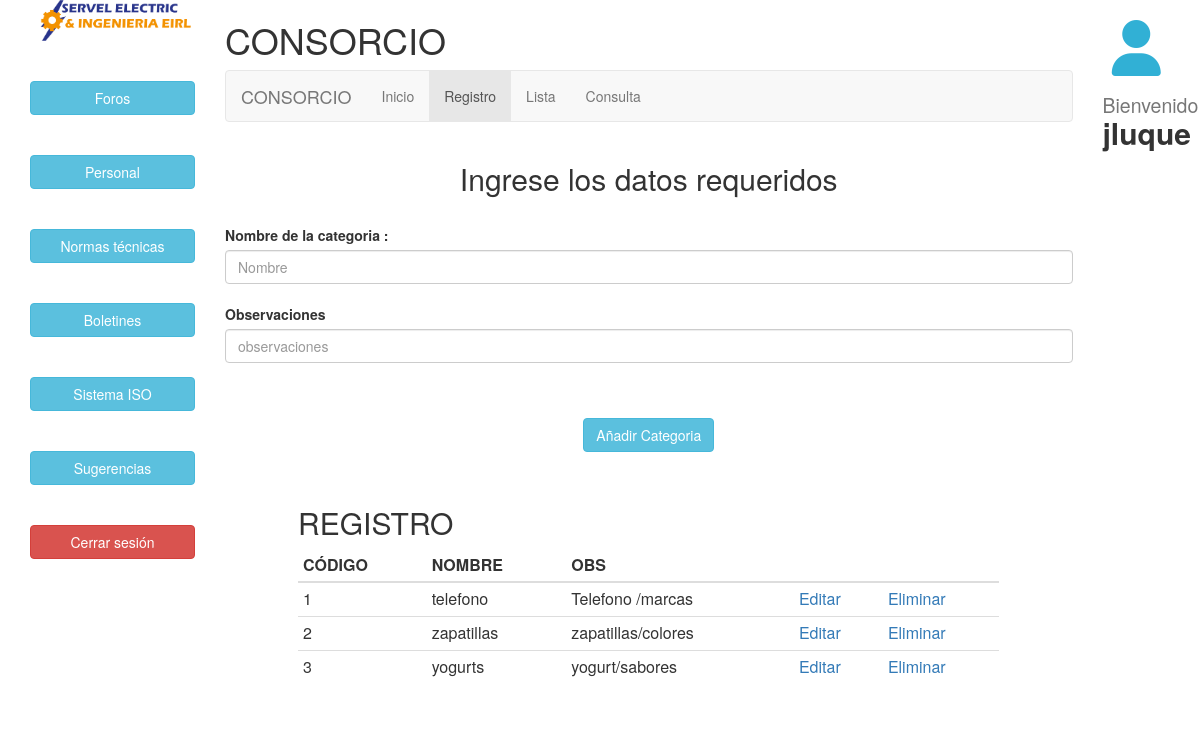
/categoria.php (signed in), run on the app's committed database.
### tables this page shows
CREATE TABLE `categoria` (
  `codcat` int(11) NOT NULL,
  `nom` varchar(50) NOT NULL,
  `obs` varchar(50) NOT NULL
);

### categoria.entidad.php (called while the page is built, shortened)
<?php
    class Categoria
    {
        public function __GET($k){
            return $this->$k;
        }
        public function __SET($k,$v){
            return $this->$k = $v;
        }
    }
?>

### categoria.model.php (called while the page is built, shortened)
<?php
    class CategoriaModel
    {
        private $pdo;
        public function __CONSTRUCT()
        {
            try
            {
                $this->pdo = new PDO('mysql:host=localhost;dbname=consorcio','root','');
                $this->pdo->setAttribute(PDO::ATTR_ERRMODE, PDO::ERRMODE_EXCEPTION);
            }
            catch(Exception $e)
            {
                die($e->getMessage());
            }
        }
        public function Listar(){
            try
            {
              $result = array();
              $stm = $this->pdo->prepare("SELECT * FROM categoria");
              $stm->execute();
              foreach($stm->fetchAll(PDO::FETCH_OBJ) as $r)
                {
                  $alm = new categoria();
                  $alm->__SET('codcat', $r->codcat);
                  $alm->__SET('nom', $r->nom);
                  $alm->__SET('obs', $r->obs);
                  $result[] = $alm;
                }
                return $result;
            }
            catch(Exception $e)
            {
              die($e->getMessage());
            }
        }
    }
?>

### categoria.php (the view, shortened to what this page needs)
<?php
    if(isset($_SESSION['usuario'])){
?>
<?php
    require_once 'categoria.entidad.php';
    require_once 'categoria.model.php';
    $alm = new Categoria();
    $model = new CategoriaModel();
?>
<html>
	<head>
		<link rel="stylesheet" href="css/bootstrap.min.css" />
	</head>
	<body>
        <div class="container">
           <div class="row">
                <div class="col-md-2">
                        <img src="INICIO/img/img-header/logo-servel-electric.png" class="img img-responsive"><br><br>
                        <a href="#" class="btn btn-info btn-block" role="button">Foros</a><br> <br>
                        <a href="#" class="btn btn-info btn-block" role="button">Personal</a><br><br>
                        <a href="#" class="btn btn-info btn-block" role="button">Normas técnicas</a><br> <br>
                        <a href="#" class="btn btn-info btn-block" role="button">Boletines</a><br> <br>
                        <a href="#" class="btn btn-info btn-block" role="button">Sistema ISO</a> <br><br>
                        <a href="#" class="btn btn-info btn-block" role="button">Sugerencias</a> <br><br>
                        <a href="logout.php" class="btn btn-danger btn-block" role="button">Cerrar sesión</a> <br>
                </div>
                <div class="col-md-9">
                    <h1>CONSORCIO</h1>
                   <nav class="navbar navbar-default">
                        <div class="container-fluid">
                            <div class="navbar-header">
                                <a class="navbar-brand" href="#">CONSORCIO</a>
                            </div>
                                <ul class="nav navbar-nav">
                                <li><a href="panel.php">Inicio</a></li>
                                <li class="active"><a href="registro.php">Registro</a></li>
                                <li><a href="lista.php">Lista</a></li>
                                <li><a href="consulta.php">Consulta</a></li>
                            </ul>
                        </div>
                    </nav>
                    <div class="row">
                        <div class="col-md-12">
                            <form action="?action=<?php echo $alm->codcat ?'actualizar' : 'registrar'; ?>" method="post" role="form" enctype="multipart/form-data">
                                <center><h2>Ingrese los datos requeridos</h2></center>
                                <fieldset class="form-group">
                                      value="<?php echo $alm->__GET('codcat'); ?>"><br>
                                    <label for="nom" >Nombre de la categoria :</label>
                                    <input type="text" name="nom" placeholder="Nombre"
                                    required size="50" class="form-control"
                                    value="<?php echo $alm->__GET('nom'); ?>"><br>
                                    <label for="nom" >Observaciones</label>
                                    <input type="text" name="obs" placeholder="observaciones"
                                    required size="50" class="form-control"
                                     value="<?php echo $alm->__GET('obs'); ?>"><br>
                                    <br>
                                </fieldset>
                                 <center>
                                     <input type="submit" value="Añadir Categoria"  class="btn btn-info"><br><br>
                                 </center>
                            </form>
                        </div>
                    </div>
                    <div class="row">
                        <div class="col-md-1"></div>
                        <div class="col-md-10">
                            <header>
                                <h2>REGISTRO</h2>
                            </header>
                            <table class="table table-condensed">
                                <thead>
                                    <tr>
                                        <th>CÓDIGO</th>
                                        <th>NOMBRE</th>
                                        <th>OBS</th>
                                        <th></th>
                                        <th></th>
                                    </tr>
                                </thead>
                                <?php foreach($model->Listar() as $r): ?>
                                <tr>
                                    <td><?php echo $r->__GET('codcat'); ?></td>
                                    <td><?php echo $r->__GET('nom'); ?></td>
                                    <td><?php echo $r->__GET('obs'); ?></td>
                                    <td>
                                        <a href="?action=editar&codcat=<?php echo $r->codcat; ?>">Editar</a>
                                    </td>
                                    <td>
                                        <a href="?action=eliminar&codcat=<?php echo $r->codcat; ?>">Eliminar</a>
                                    </td>
                                </tr>
                                <?php endforeach; ?>
                            </table>
                        </div>
                        <div class="col-md-1"></div>
                    </div>
                </div>
                <div class="col-md-1 text-center">
                <i class="fa-solid fa-user fa-4x fa-flip" style="margin-top:20px; color: #31B0D5;"></i>
                    <header>
                        <h2><small>Bienvenido </small><b><?php echo $_SESSION['usuario']; ?></b></h2>
					</header>
                </div>
            </div>
        </div>
	</body>
</html>
<?php
}
else{
echo '<script>window.location="iniciar.php"; </script>';
}
?>

### data on the page
categoria: __GET "1", __GET "telefono", __GET "Telefono /marcas"
categoria: __GET "2", __GET "zapatillas", __GET "zapatillas/colores"
categoria: __GET "3", __GET "yogurts", __GET "yogurt/sabores"

### other printed values
$_SESSION['usuario'] "jluque"
